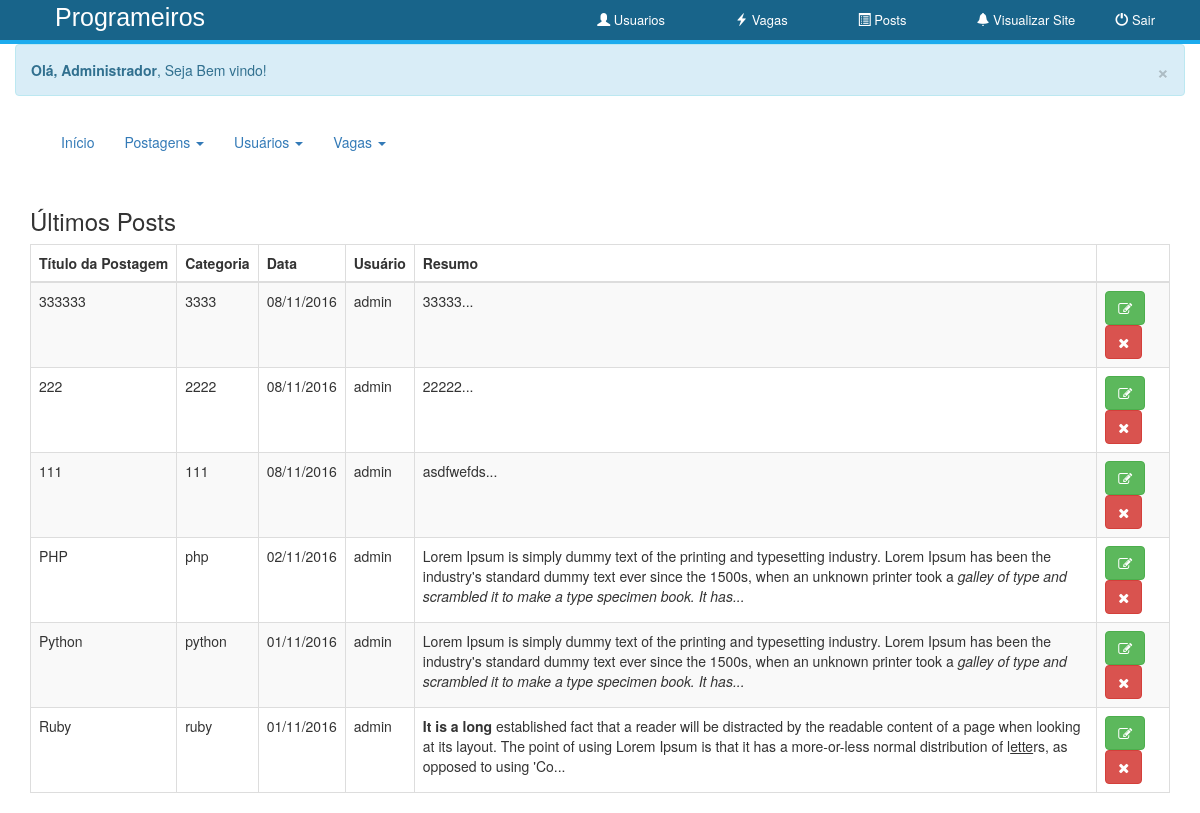
The page /admin/postagens.php (signed in) on the database as committed earlier.
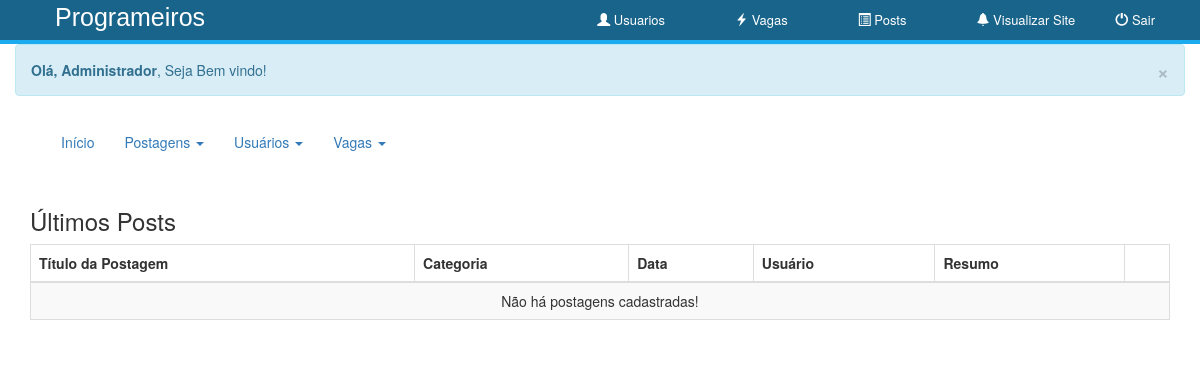
The same page on the database as committed later.
### tables this page shows
CREATE TABLE IF NOT EXISTS `tb_postagens` (
`id` int(11) NOT NULL,
  `titulo` varchar(255) NOT NULL,
  `conteudo` text NOT NULL,
  `categoria` varchar(55) NOT NULL,
  `imagem` varchar(255) NOT NULL,
  `data` date NOT NULL,
  `hora` time NOT NULL,
  `usuario` varchar(255) NOT NULL
);

### admin/postagens.php (the view, shortened to what this page needs)
<?php
include('includes/navbar.php');
 ?>
</div>
      <div class="widget widget-table action-table">
        <div class="widget-header"> <i class="icon-th-list"></i>
          <h3>Últimos Posts</h3>
        </div>
        <div class="widget-content">
          <table class="table table-striped table-bordered">
            <thead>
              <tr>
                <th style="white-space: nowrap;"> Título da Postagem </th>
                <th style="white-space: nowrap;"> Categoria </th>
                <th style="white-space: nowrap;"> Data</th>
                <th style="white-space: nowrap;"> Usuário</th>
                <th> Resumo</th>
                <th class="td-actions"> </th>
              </tr>
            </thead>
            <tbody>
            <?php
            if(isset($pg)) {
                $pg = $_GET['pg'];
            } else {
                $pg = 1;
            }
            if(isset($_POST['busca'])) {
                $quantidade = 1000;
            } else {
                $quantidade = 6;
            }
            $inicio = ($pg * $quantidade) - $quantidade;
            if(isset($_POST['busca'])) {
                $busca = $_POST['busca'];
                $query = "SELECT * FROM tb_postagens WHERE titulo LIKE '%$busca%' OR conteudo LIKE '%$busca%' ORDER BY id DESC LIMIT $inicio, $quantidade";
            } else {
                $query = "SELECT * FROM tb_postagens ORDER BY id DESC LIMIT $inicio, $quantidade";
            }
            try {
                $result = $PDO->prepare($query);
                $result->execute();
                $contar = $result->rowCount();
                if($contar>0) {
                    while ($postagem = $result->fetch(PDO::FETCH_ASSOC)): ?>
                    <tr>
                      <td > <?= $postagem["titulo"]; ?> </td>
                      <td > <?= $postagem["categoria"]; ?> </td>
                      <td style="white-space: nowrap;"> <?= date('d/m/Y', strtotime($postagem["data"])); ?></td>
                      <td > <?= $postagem["usuario"]; ?> </td>
                      <td> <?= substr ($postagem["conteudo"],0,260); echo "..."; ?> </td>
                      <td class="td-actions"><a href="edita_post.php?id=<?= $postagem["id"]; ?>" class="btn btn-small btn-success"><i class="fa fa-pencil-square-o" aria-hidden="true"></i></a>
                      <a href="?delete=<?= $postagem["id"]; ?>" onClick='return confirm("Deseja realmente excluir esta postagem?")' class="btn btn-danger btn-small"><i class="fa fa-times" aria-hidden="true"></i></a></td>
                    </tr>
               <?php endwhile;
                } else {
                    echo "<tr>
                             <td colspan='7' style='text-align:center';> Não há postagens cadastradas! </td>
                          </tr>";
                }
            } catch(PDOException $e) {
                echo 'Erro:' . $e;
            }
            ?>
            </tbody>
          </table>
        </div>
      </div>
    </div>
<?php
include('includes/footer.php');
?>

Rows that differ between the two databases and show on the page:
removed tb_postagens: titulo "333333", categoria "3333", data "08/11/2016", usuario "admin", conteudo "33333"
removed tb_postagens: titulo "222", categoria "2222", data "08/11/2016", usuario "admin", conteudo "22222"
removed tb_postagens: titulo "111", categoria "111", data "08/11/2016", usuario "admin", conteudo "asdfwefds"
removed tb_postagens: titulo "PHP", categoria "php", data "02/11/2016", usuario "admin", conteudo "Lorem Ipsum is simply dummy text of the printing and typesetting industry. Lorem Ipsum has been the industry's standard dummy text ever since the 1500s, when an unknown printer took a galley of type and scrambled it to make a type specimen book. It has"
removed tb_postagens: titulo "Python", categoria "python", data "01/11/2016", usuario "admin", conteudo "Lorem Ipsum is simply dummy text of the printing and typesetting industry. Lorem Ipsum has been the industry's standard dummy text ever since the 1500s, when an unknown printer took a galley of type and scrambled it to make a type specimen book. It has"
removed tb_postagens: titulo "Ruby", categoria "ruby", data "01/11/2016", usuario "admin", conteudo "It is a long established fact that a reader will be distracted by the readable content of a page when looking at its layout. The point of using Lorem Ipsum is that it has a more-or-less normal distribution of l ette rs, as opposed to using 'Co"
Other text that changed with them:
text now shown: "Não há postagens cadastradas!"
